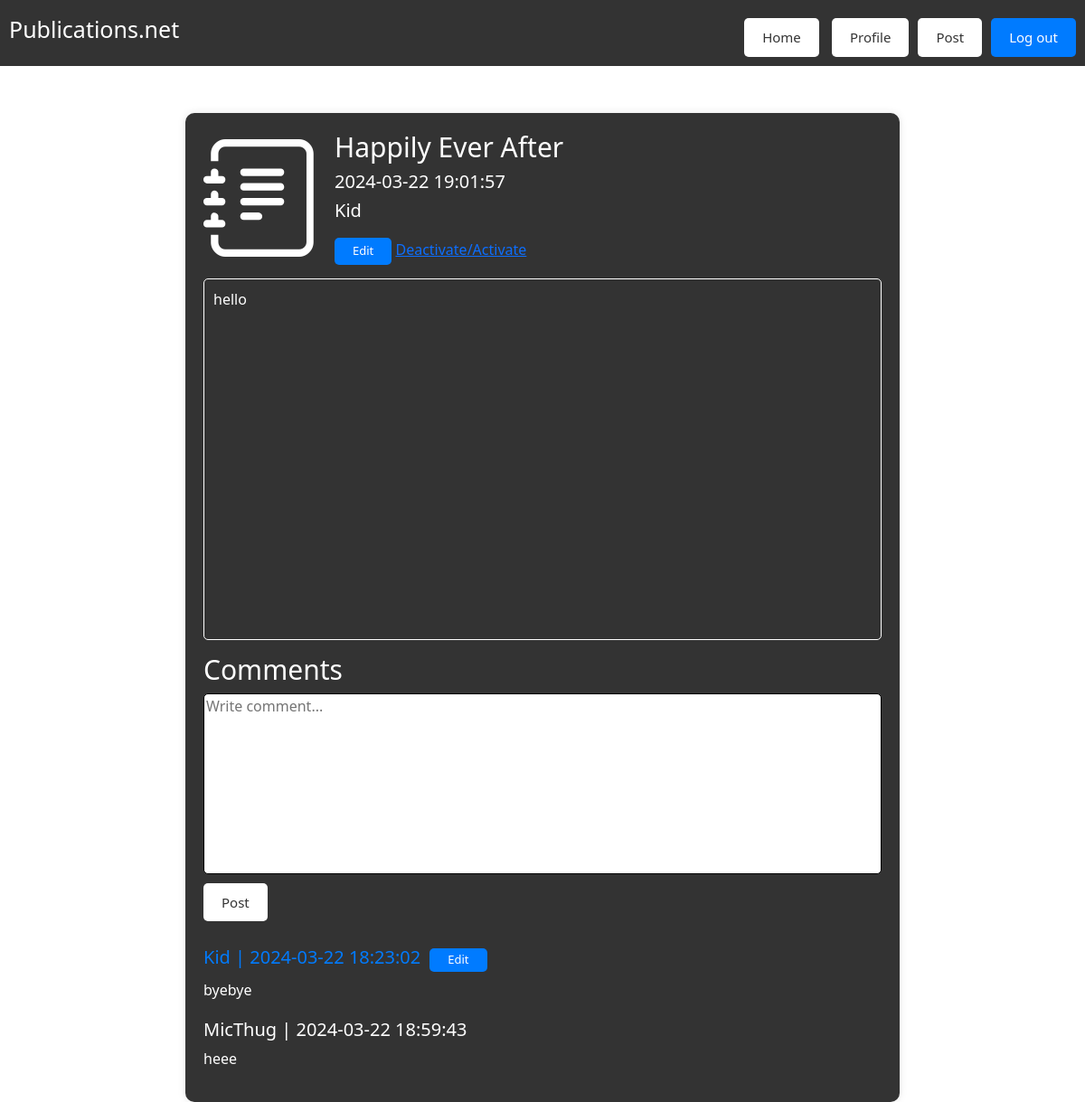
The page /Publication/index/6 (signed in) on the database its author committed.
### tables this page shows
CREATE TABLE `publication` (
  `publication_id` int(11) NOT NULL,
  `profile_id` int(11) NOT NULL,
  `publication_title` varchar(50) NOT NULL,
  `publication_text` varchar(250) NOT NULL,
  `timestamp` varchar(20) NOT NULL,
  `publication_status` tinyint(1) NOT NULL DEFAULT 1
);

CREATE TABLE `user` (
  `user_id` int(11) NOT NULL,
  `username` varchar(25) NOT NULL,
  `password_hash` varchar(60) NOT NULL
);

CREATE TABLE `publication_comment` (
  `publication_comment_id` int(11) NOT NULL,
  `profile_id` int(11) NOT NULL,
  `publication_id` int(11) NOT NULL,
  `timestamp` varchar(20) NOT NULL,
  `text` varchar(150) NOT NULL
);

### app/controllers/Publication.php (called while the page is built, shortened)
<?php
class Publication extends \app\core\Controller {
    function index($id1) {
        $publication = new \app\models\Publication();
        $publicationDetails = $publication->get($id1);
        $commentHeaders = $publication->getComments($id1);
        $data = [
            'publication' => $publicationDetails,
            'commentHeaders' => $commentHeaders
        ];
        $this->view("Publication/index", $data);
    }
}

### app/core/App.php (called while the page is built, shortened)
<?php
class App{
    private $routes = [];
    public function addRoute($url,$handler){
        $url = preg_replace('/{([^\/]+)}/', '(?<$1>[^\/]+)', $url);
        $this->routes[$url] = $handler;
    }
    public function resolve($url){
        $matches = [];
        foreach ($this->routes as $routePattern => $controllerMethod) {
            if(preg_match("#^$routePattern$#", $url, $matches)){
                $namedParams = array_filter($matches,
                    function($key) {
                        return !is_numeric($key);
                    }
                    , ARRAY_FILTER_USE_KEY);
                return [$controllerMethod, $namedParams];
            }
        }
        return false;
    }
    function __construct(){
        $url = $_GET['url'];
        [$controllerMethod, $namedParams] = $this->resolve($url);
        [$controller,$method] = explode(',', $controllerMethod);
        $controllerInstance = new $controller();
        call_user_func_array([$controllerInstance, $method], $namedParams);
    }
}

### index.php (called while the page is built, shortened)
<?php
new App();

### app/core/autoload.php (called while the page is built, shortened)
<?php
spl_autoload_register(
    function($class_name){
        $class_name = str_replace('\\', DIRECTORY_SEPARATOR, $class_name);
        if(file_exists($class_name.'.php')){
            return true;
        }
        else
        {
            return false;
        }
    }
);

### app/core/Model.php (called while the page is built, shortened)
<?php
class Model{
	public function __construct(){
		$host = 'localhost';
		$dbname = 'assignment2';
		$user = 'root';
		$pass = '';
	}
}

### app/core/Controller.php (called while the page is built, shortened)
<?php
class Controller{
	function view($name, $data=null){
		include('app/views/' . $name . '.php');
	}
}

### app/models/Profile.php (called while the page is built, shortened)
<?php
class Profile extends \app\core\Model{
    public function getUser($user_id) {
        $SQL = 'SELECT * FROM profile WHERE user_id = :user_id';
        $STATEMENT = self::$_conn->prepare($SQL);
        $STATEMENT->execute(['user_id' => $user_id]);
        $STATEMENT->setFetchMode(PDO::FETCH_CLASS, 'app\models\Profile');
        return $STATEMENT->fetch();
    }
}

### app/models/Publication.php (the view, shortened to what this page needs)
<?php
class Publication extends \app\core\Model {
    public function get($id) {
        $SQL = 'SELECT p.publication_id, p.profile_id, p.publication_title, p.timestamp, u.username, p.publication_text
        FROM publication p
        JOIN profile pr ON p.profile_id = pr.profile_id
        JOIN user u ON pr.user_id = u.user_id
        WHERE publication_id = :publication_id';
        $STMT = self::$_conn->prepare($SQL);
        $STMT->execute(
            [
                'publication_id'=>$id,
            ]
        );
        $STMT->setFetchMode(PDO::FETCH_CLASS,'app\models\Publication');
        return $STMT->fetch();
    }
    public function getComments($publicationId) {
        $commentHeaders = [];
        $SQL = 'SELECT p.publication_comment_id, p.profile_id, p.timestamp, p.text, u.username
        FROM publication_comment p
        JOIN profile pr ON p.profile_id = pr.profile_id
        JOIN user u ON pr.user_id = u.user_id
        WHERE publication_id = :publication_id';
        $STMT = self::$_conn->prepare($SQL);
        $STMT->execute([
            'publication_id' => $publicationId
        ]);
        while ($row = $STMT->fetch(PDO::FETCH_ASSOC)) {
            $id = $row['publication_comment_id'];
            $username = $row['username'];
            $timestamp = $row['timestamp'];
            $text = $row['text'];
            $profile = $row['profile_id'];
            if(isset($_SESSION['user_id'])) {
                $profileid = new \app\models\Profile();
                $profileid = $profileid->getUser($_SESSION['user_id']);
                if ($profileid) {
                    if ($profileid->profile_id === $profile) {
                        $commentHeader = "<h5 id='yourComment' style='font-size: 20px; font-weight: 400;'>$username | $timestamp<a id='editButton' href='/Publication/updateComment/$id'>Edit</a></h5>$text ";
                    } else {
                        $commentHeader = "<h5 style='font-size: 20px; font-weight: 400;'>$username | $timestamp</h5>$text";
                    }
                } else {
                    $commentHeader = "<h5 style='font-size: 20px; font-weight: 400;'>$username | $timestamp</h5>$text";
                }
            } else {
                $commentHeader = "<h5 style='font-size: 20px; font-weight: 400;'>$username | $timestamp</h5>$text";
            }
            $commentHeaders[] = $commentHeader;
        }
        return $commentHeaders;
    }
}

### app/views/Publication/index.php (shortened to what this page needs)
<html>
<head>
    <link href="https://cdn.jsdelivr.net/npm/bootstrap@5.3.2/dist/css/bootstrap.min.css" rel="stylesheet">
    <link href="https://cdn.jsdelivr.net/npm/bootstrap-icons@1.8.0/font/bootstrap-icons.css" rel="stylesheet">
</head>
<body>
    <div id='wrapper'>
        <?php include 'app/views/Publication/topBar.php'; ?>
        <div id='publication'>
            <div id='leading' style="margin-bottom: 15px;">
                <i class="bi bi-journal-text" style="font-size: 130px;"></i>
                <div id='leadingText' style='margin-left: 15px'>
                    <h1 style='font-size: 30px;'><?= $data['publication']->publication_title ?></h1>
                    <h5 style='font-size: 20px; font-weight: 200;'><?= $data['publication']->timestamp ?></h5>
                    <h5 style='font-size: 20px; font-weight: 200;'><?= $data['publication']->username ?></h5>
                    <?php
                    if (isset($_SESSION['user_id'])) {
                        $profile = new \app\models\Profile();
                        $profileData = $profile->getUser($_SESSION['user_id']);
                        if ($profileData) {
                            $profileId = $profileData->profile_id;
                            $id = $data['publication']->publication_id;
                            if (isset($data['publication']) && $profileId === $data['publication']->profile_id) { ?>
                                <a id='editPublication' href="/Publication/update/<?= $id ?>">Edit</a>
                                <a id='deactivateActivate' href="/Publication/status/<?= $id ?>">Deactivate/Activate</a>
                    <?php }
                        }
                    }
                    ?>
                </div>
            </div>
            <div id='content' style='margin-bottom: 15'>
                <p style="margin:5px; padding: 5px;"><?= $data['publication']->publication_text ?></p>
            </div>
            <form method='post' action=''>
                <div id='comments'>
                    <h5 style='font-size: 30px; font-weight:300;'>Comments</h5>
                    <?php if (isset($_SESSION['user_id'])) {
                        if ($profileData) { ?>
                            <textarea id="content" name="comment" placeholder="Write comment..." style="width:750px; height: 200px; vertical-align: top; line-height: normal; resize: none;"></textarea>
                            <br>
                            <input type="submit" name="action" value="Post" class="post_button">
                    <?php }
                    } ?>
                    <ul>
                        <?php foreach ($data['commentHeaders'] as $commentHeader) : ?>
                            <h5 id='comment'><?= $commentHeader ?></h5>
                        <?php endforeach; ?>
                    </ul>
                </div>
            </form>
        </div>
    </div>
</body>
</html>

### app/views/Publication/index.php (style rules this page uses)
#wrapper { padding-top: 20px; display: flex; flex-direction: column; align-items: center; justify-content: center; }
#leading { display: flex; align-items: center; }
h1 { font-weight: 200; font-size: 25; }
#content { border: solid; border-width: 1; border-radius: 5px; width: 750px; height: 400px; }
#publication { color: #fff; background-color: #333; border-radius: 10px; box-shadow: 0px 0px 10px rgba(0, 0, 0, 0.1); padding: 20px; width: auto; margin-top: 85px; }
.post_button { margin-top: 10px; margin-top: 10px; display: inline-block; padding: 10px 20px; background-color: #fff; font-size: 15; font-weight: 300; color: #333; text-decoration: none; border: none; border-radius: 5px; }
#comment { list-style-type: none; margin-top: 20px; padding: 0px; }
ul { list-style-position: inside; padding-left: 0; }
#editButton { margin-top: 10px; margin-left: 10px; display: inline-block; padding: 5px 20px; background-color: #007bff; font-size: 13; font-weight: 300; color: #fff; text-decoration: none; border: none; border-radius: 5px; }
#editPublication { margin-top: 10px; display: inline-block; padding: 5px 20px; background-color: #007bff; font-size: 13; font-weight: 300; color: #fff; text-decoration: none; border: none; border-radius: 5px; }
#yourComment { color: #007bff; }

### app/views/Publication/topBar.php (style rules this page uses)
#wrapper { padding-top: 20px; display: flex; flex-direction: column; align-items: center; justify-content: center; }
#leading { display: flex; align-items: center; }
h1 { font-weight: 200; font-size: 25; }
ul { list-style-position: inside; padding-left: 0; }

### rows shown on the page
publication: publication_title "Happily Ever After", timestamp "2024-03-22 19:01:57", user.username "Kid", publication_text "hello"
publication_comment: timestamp "2024-03-22 18:23:02", text "byebye"
user: username "Kid"
publication_comment: timestamp "2024-03-22 18:59:43", text "heee"
user: username "MicThug"
